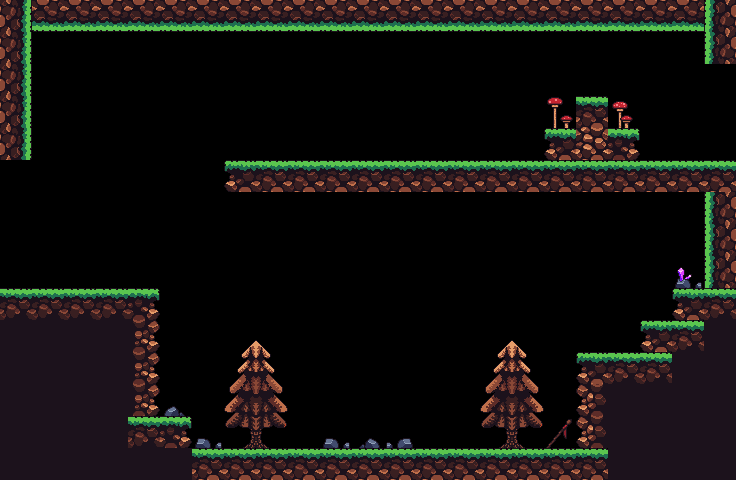

Rendered tile map (Tiled .tmx) drawn with the repository's tilesets; below, a short description and the full map source, tile grids included:
An orthogonal 23x15 tile map with 32x32 px tiles, 1 tile layer (Tile Layer 1).

<map version="1.8" tiledversion="1.8.5" orientation="orthogonal" renderorder="right-down" width="23" height="15" tilewidth="32" tileheight="32" infinite="0" nextlayerid="2" nextobjectid="1">
 <tileset firstgid="1" source="Tileset.tsx" />
 <layer id="1" name="Tile Layer 1" width="23" height="15">
  <data encoding="csv">
2684354562,3221225474,3221225474,3221225474,3221225474,3221225474,3221225474,3221225474,3221225474,3221225474,3221225474,3221225474,3221225474,3221225474,3221225474,3221225474,3221225474,3221225474,3221225474,3221225474,3221225474,3221225474,1610612738,
2684354562,0,0,0,0,0,0,0,0,0,0,0,0,0,0,0,0,0,0,0,0,0,1610612738,
2684354562,0,0,0,0,0,0,0,0,0,0,0,0,0,0,0,0,0,0,0,0,0,0,
2684354562,0,0,0,0,0,0,0,0,0,0,0,0,0,0,0,0,114,2,116,0,0,0,
2684354562,0,0,0,0,0,0,0,0,0,0,0,0,0,0,0,0,1,20,3,0,0,0,
0,0,0,0,0,0,0,1,2,2,2,2,2,2,2,2,2,2,2,2,2,2,2,
0,0,0,0,0,0,0,0,0,0,0,0,0,0,0,0,0,0,0,0,0,0,1610612738,
0,0,0,0,0,0,0,0,0,0,0,0,0,0,0,0,0,0,0,0,0,0,1610612738,
0,0,0,0,0,0,0,0,0,0,0,0,0,0,0,0,0,0,0,0,0,98,1610612738,
74,74,74,74,75,0,0,0,0,0,0,0,0,0,0,0,0,0,0,0,0,1,74,
92,92,92,92,93,0,0,119,120,0,0,0,0,0,0,119,120,0,0,0,1,74,92,
92,92,92,92,93,0,0,137,138,0,0,0,0,0,0,137,138,0,1,74,74,92,92,
92,92,92,92,93,2147483731,0,155,156,0,0,0,0,0,0,155,156,0,91,92,92,92,92,
92,92,92,92,74,3,80,173,174,0,80,83,2147483728,0,0,173,174,100,91,92,92,92,92,
92,92,92,92,92,92,2,2,2,2,2,2,2,2,2,2,2,2,2,92,92,92,92
</data>
 </layer>
</map>
